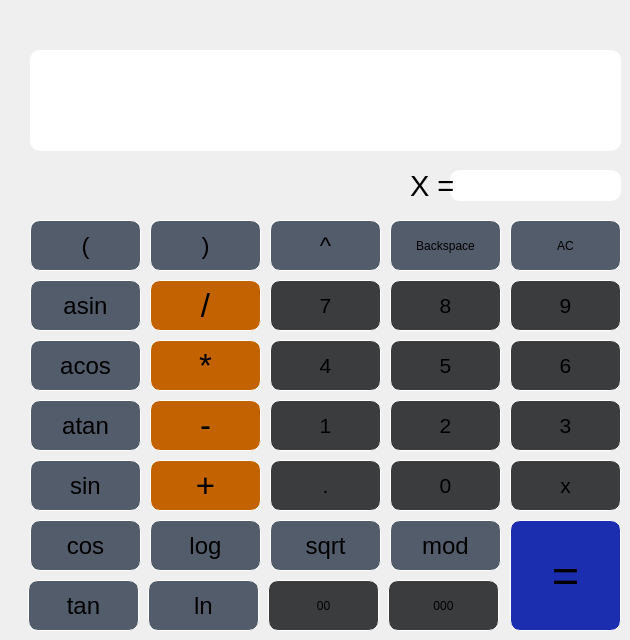
    <widget class="QWidget" name="tab_2">
     <attribute name="title">
      <string>Калькулятор</string>
     </attribute>
     <widget class="QLineEdit" name="lineEdit">
      <property name="geometry">
       <rect>
        <x>30</x>
        <y>50</y>
        <width>591</width>
        <height>101</height>
       </rect>
      </property>
      <property name="font">
       <font>
        <pointsize>16</pointsize>
       </font>
      </property>
      <property name="styleSheet">
       <string notr="true">QLineEdit {
	background-color : white;
	color: black;
	border-bottom: 1px solid white;
	border-radius: 10px;
}

</string>
      </property>
      <property name="text">
       <string/>
      </property>
      <property name="alignment">
       <set>Qt::AlignRight|Qt::AlignTrailing|Qt::AlignVCenter</set>
      </property>
     </widget>
     <widget class="QLineEdit" name="lineEdit_X">
      <property name="geometry">
       <rect>
        <x>450</x>
        <y>170</y>
        <width>171</width>
        <height>31</height>
       </rect>
      </property>
      <property name="font">
       <font>
        <pointsize>16</pointsize>
       </font>
      </property>
      <property name="styleSheet">
       <string notr="true">QLineEdit {
	background-color : white;
	color: black;
	border-bottom: 1px solid white;
	border-radius: 10px;
}

</string>
      </property>
      <property name="text">
       <string/>
      </property>
      <property name="alignment">
       <set>Qt::AlignRight|Qt::AlignTrailing|Qt::AlignVCenter</set>
      </property>
     </widget>
     <widget class="QLabel" name="label">
      <property name="geometry">
       <rect>
        <x>410</x>
        <y>170</y>
        <width>71</width>
        <height>31</height>
       </rect>
      </property>
      <property name="font">
       <font>
        <pointsize>22</pointsize>
       </font>
      </property>
      <property name="text">
       <string>X = </string>
      </property>
     </widget>
     <widget class="QPushButton" name="pushButton_csn">
      <property name="geometry">
       <rect>
        <x>30</x>
        <y>520</y>
        <width>111</width>
        <height>51</height>
       </rect>
      </property>
      <property name="font">
       <font>
        <pointsize>18</pointsize>
       </font>
      </property>
      <property name="styleSheet">
       <string notr="true">QPushButton {
	background-color: rgb(83, 92, 107);
	border: 1px solid white;
	border-radius: 10px;
}
QPushButton:pressed {
	background-color: qlineargradient(x1: 0, y1: 0, x2: 0, y2: 1, stop: 0 #BEBEBE, stop: 1 #D7D7D7);
}</string>
      </property>
      <property name="text">
       <string>cos</string>
      </property>
     </widget>
     <widget class="QPushButton" name="pushButton_sectBr">
      <property name="geometry">
       <rect>
        <x>150</x>
        <y>220</y>
        <width>111</width>
        <height>51</height>
       </rect>
      </property>
      <property name="font">
       <font>
        <pointsize>18</pointsize>
       </font>
      </property>
      <property name="styleSheet">
       <string notr="true">QPushButton {
	background-color: rgb(83, 92, 107);
	border: 1px solid white;
	border-radius: 10px;
}
QPushButton:pressed {
	background-color: qlineargradient(x1: 0, y1: 0, x2: 0, y2: 1, stop: 0 #BEBEBE, stop: 1 #D7D7D7);
}</string>
      </property>
      <property name="text">
       <string>)</string>
      </property>
     </widget>
     <widget class="QPushButton" name="pushButton_point">
      <property name="geometry">
       <rect>
        <x>270</x>
        <y>460</y>
        <width>111</width>
        <height>51</height>
       </rect>
      </property>
      <property name="font">
       <font>
        <pointsize>16</pointsize>
       </font>
      </property>
      <property name="styleSheet">
       <string notr="true">QPushButton {
	background-color: rgb(59, 60, 61);
	border: 1px solid white;
	border-radius: 10px;
}
QPushButton:pressed {
	background-color: qlineargradient(x1: 0, y1: 0, x2: 0, y2: 1, stop: 0 #BEBEBE, stop: 1 #D7D7D7);
}</string>
      </property>
      <property name="text">
       <string>.</string>
      </property>
     </widget>
     <widget class="QPushButton" name="pushButton_atn">
      <property name="geometry">
       <rect>
        <x>30</x>
        <y>400</y>
        <width>111</width>
        <height>51</height>
       </rect>
      </property>
      <property name="font">
       <font>
        <pointsize>18</pointsize>
       </font>
      </property>
      <property name="styleSheet">
       <string notr="true">QPushButton {
	background-color: rgb(83, 92, 107);
	border: 1px solid white;
	border-radius: 10px;
}
QPushButton:pressed {
	background-color: qlineargradient(x1: 0, y1: 0, x2: 0, y2: 1, stop: 0 #BEBEBE, stop: 1 #D7D7D7);
}</string>
      </property>
      <property name="text">
       <string>atan</string>
      </property>
     </widget>
     <widget class="QPushButton" name="pushButton_mod">
      <property name="geometry">
       <rect>
        <x>390</x>
        <y>520</y>
        <width>111</width>
        <height>51</height>
       </rect>
      </property>
      <property name="font">
       <font>
        <pointsize>18</pointsize>
       </font>
      </property>
      <property name="styleSheet">
       <string notr="true">QPushButton {
	background-color: rgb(83, 92, 107);
	border: 1px solid white;
	border-radius: 10px;
}
QPushButton:pressed {
	background-color: qlineargradient(x1: 0, y1: 0, x2: 0, y2: 1, stop: 0 #BEBEBE, stop: 1 #D7D7D7);
}</string>
      </property>
      <property name="text">
       <string>mod</string>
      </property>
     </widget>
     <widget class="QPushButton" name="pushButton_0">
      <property name="geometry">
       <rect>
        <x>390</x>
        <y>460</y>
        <width>111</width>
        <height>51</height>
       </rect>
      </property>
      <property name="font">
       <font>
        <pointsize>16</pointsize>
       </font>
      </property>
      <property name="styleSheet">
       <string notr="true">QPushButton {
	background-color: rgb(59, 60, 61);
	border: 1px solid white;
	border-radius: 10px;
}
QPushButton:pressed {
	background-color: qlineargradient(x1: 0, y1: 0, x2: 0, y2: 1, stop: 0 #BEBEBE, stop: 1 #D7D7D7);
}</string>
      </property>
      <property name="text">
       <string>0</string>
      </property>
     </widget>
     <widget class="QPushButton" name="pushButton_mul">
      <property name="geometry">
       <rect>
        <x>150</x>
        <y>340</y>
        <width>111</width>
        <height>51</height>
       </rect>
      </property>
      <property name="font">
       <font>
        <pointsize>25</pointsize>
       </font>
      </property>
      <property name="styleSheet">
       <string notr="true">QPushButton {
	background-color: rgb(194, 98, 0);
	border: 1px solid white;
	border-radius: 10px;
}
QPushButton:pressed {
	background-color: qlineargradient(x1: 0, y1: 0, x2: 0, y2: 1, stop: 0 #BEBEBE, stop: 1 #D7D7D7);
}</string>
      </property>
      <property name="text">
       <string>*</string>
      </property>
     </widget>
     <widget class="QPushButton" name="pushButton_sin">
      <property name="geometry">
       <rect>
        <x>30</x>
        <y>460</y>
        <width>111</width>
        <height>51</height>
       </rect>
      </property>
      <property name="font">
       <font>
        <pointsize>18</pointsize>
       </font>
      </property>
      <property name="styleSheet">
       <string notr="true">QPushButton {
	background-color: rgb(83, 92, 107);
	border: 1px solid white;
	border-radius: 10px;
}
QPushButton:pressed {
	background-color: qlineargradient(x1: 0, y1: 0, x2: 0, y2: 1, stop: 0 #BEBEBE, stop: 1 #D7D7D7);
}</string>
      </property>
      <property name="text">
       <string>sin</string>
      </property>
     </widget>
     <widget class="QPushButton" name="pushButton_scale">
      <property name="geometry">
       <rect>
        <x>270</x>
        <y>220</y>
        <width>111</width>
        <height>51</height>
       </rect>
      </property>
      <property name="font">
       <font>
        <pointsize>18</pointsize>
       </font>
      </property>
      <property name="styleSheet">
       <string notr="true">QPushButton {
	background-color: rgb(83, 92, 107);
	border: 1px solid white;
	border-radius: 10px;
}
QPushButton:pressed {
	background-color: qlineargradient(x1: 0, y1: 0, x2: 0, y2: 1, stop: 0 #BEBEBE, stop: 1 #D7D7D7);
}</string>
      </property>
      <property name="text">
       <string>^</string>
      </property>
     </widget>
     <widget class="QPushButton" name="pushButton_X">
      <property name="geometry">
       <rect>
        <x>510</x>
        <y>460</y>
        <width>111</width>
        <height>51</height>
       </rect>
      </property>
      <property name="font">
       <font>
        <pointsize>16</pointsize>
       </font>
      </property>
      <property name="styleSheet">
       <string notr="true">QPushButton {
	background-color: rgb(59, 60, 61);
	border: 1px solid white;
	border-radius: 10px;
}
QPushButton:pressed {
	background-color: qlineargradient(x1: 0, y1: 0, x2: 0, y2: 1, stop: 0 #BEBEBE, stop: 1 #D7D7D7);
}</string>
      </property>
      <property name="text">
       <string>x</string>
      </property>
     </widget>
     <widget class="QPushButton" name="pushButton_asn">
      <property name="geometry">
       <rect>
        <x>30</x>
        <y>280</y>
        <width>111</width>
        <height>51</height>
       </rect>
      </property>
      <property name="font">
       <font>
        <pointsize>18</pointsize>
        <italic>false</italic>
        <bold>false</bold>
        <underline>false</underline>
        <strikeout>false</strikeout>
       </font>
      </property>
      <property name="styleSheet">
       <string notr="true">QPushButton {
	background-color: rgb(83, 92, 107);
	border: 1px solid white;
	border-radius: 10px;
}
QPushButton:pressed {
	background-color: qlineargradient(x1: 0, y1: 0, x2: 0, y2: 1, stop: 0 #BEBEBE, stop: 1 #D7D7D7);
}</string>
      </property>
      <property name="text">
       <string>asin</string>
      </property>
     </widget>
     <widget class="QPushButton" name="pushButton_sqrt">
      <property name="geometry">
       <rect>
        <x>270</x>
        <y>520</y>
        <width>111</width>
        <height>51</height>
       </rect>
      </property>
      <property name="font">
       <font>
        <pointsize>18</pointsize>
       </font>
      </property>
      <property name="styleSheet">
       <string notr="true">QPushButton {
	background-color: rgb(83, 92, 107);
	border: 1px solid white;
	border-radius: 10px;
}
QPushButton:pressed {
	background-color: qlineargradient(x1: 0, y1: 0, x2: 0, y2: 1, stop: 0 #BEBEBE, stop: 1 #D7D7D7);
}</string>
      </property>
      <property name="text">
       <string>sqrt</string>
      </property>
     </widget>
     <widget class="QPushButton" name="pushButton_8">
      <property name="geometry">
       <rect>
        <x>390</x>
        <y>280</y>
        <width>111</width>
        <height>51</height>
       </rect>
      </property>
      <property name="font">
       <font>
        <pointsize>16</pointsize>
       </font>
      </property>
      <property name="styleSheet">
       <string notr="true">QPushButton {
	background-color: rgb(59, 60, 61);
	border: 1px solid white;
	border-radius: 10px;
}
QPushButton:pressed {
	background-color: qlineargradient(x1: 0, y1: 0, x2: 0, y2: 1, stop: 0 #BEBEBE, stop: 1 #D7D7D7);
}</string>
      </property>
      <property name="text">
       <string>8</string>
      </property>
     </widget>
     <widget class="QPushButton" name="pushButton_7">
      <property name="geometry">
       <rect>
        <x>270</x>
        <y>280</y>
        <width>111</width>
        <height>51</height>
       </rect>
      </property>
      <property name="font">
       <font>
        <pointsize>16</pointsize>
       </font>
      </property>
      <property name="styleSheet">
       <string notr="true">QPushButton {
	background-color: rgb(59, 60, 61);
	border: 1px solid white;
	border-radius: 10px;
}
QPushButton:pressed {
	background-color: qlineargradient(x1: 0, y1: 0, x2: 0, y2: 1, stop: 0 #BEBEBE, stop: 1 #D7D7D7);
}</string>
      </property>
      <property name="text">
       <string>7</string>
      </property>
     </widget>
     <widget class="QPushButton" name="pushButton_minus">
      <property name="geometry">
       <rect>
        <x>150</x>
        <y>400</y>
        <width>111</width>
        <height>51</height>
       </rect>
      </property>
      <property name="font">
       <font>
        <pointsize>25</pointsize>
       </font>
      </property>
      <property name="styleSheet">
       <string notr="true">QPushButton {
	background-color: rgb(194, 98, 0);
	border: 1px solid white;
	border-radius: 10px;
}
QPushButton:pressed {
	background-color: qlineargradient(x1: 0, y1: 0, x2: 0, y2: 1, stop: 0 #BEBEBE, stop: 1 #D7D7D7);
}</string>
      </property>
      <property name="text">
       <string>-</string>
      </property>
     </widget>
     <widget class="QPushButton" name="pushButton_BacSpc">
      <property name="geometry">
       <rect>
        <x>390</x>
        <y>220</y>
        <width>111</width>
        <height>51</height>
       </rect>
      </property>
      <property name="styleSheet">
       <string notr="true">QPushButton {
	background-color: rgb(83, 92, 107);
	border: 1px solid white;
	border-radius: 10px;
}
QPushButton:pressed {
	background-color: qlineargradient(x1: 0, y1: 0, x2: 0, y2: 1, stop: 0 #BEBEBE, stop: 1 #D7D7D7);
}</string>
      </property>
      <property name="text">
       <string>Backspace</string>
      </property>
     </widget>
     <widget class="QPushButton" name="pushButton_9">
      <property name="geometry">
       <rect>
        <x>510</x>
        <y>280</y>
        <width>111</width>
        <height>51</height>
       </rect>
      </property>
      <property name="font">
       <font>
        <pointsize>16</pointsize>
       </font>
      </property>
      <property name="styleSheet">
       <string notr="true">QPushButton {
	background-color: rgb(59, 60, 61);
	border: 1px solid white;
	border-radius: 10px;
}
QPushButton:pressed {
	background-color: qlineargradient(x1: 0, y1: 0, x2: 0, y2: 1, stop: 0 #BEBEBE, stop: 1 #D7D7D7);
}</string>
      </property>
      <property name="text">
       <string>9</string>
      </property>
     </widget>
     <widget class="QPushButton" name="pushButton_acsn">
      <property name="geometry">
       <rect>
        <x>30</x>
        <y>340</y>
        <width>111</width>
        <height>51</height>
       </rect>
      </property>
      <property name="font">
       <font>
        <pointsize>18</pointsize>
       </font>
      </property>
      <property name="styleSheet">
       <string notr="true">QPushButton {
	background-color: rgb(83, 92, 107);
	border: 1px solid white;
	border-radius: 10px;
}
QPushButton:pressed {
	background-color: qlineargradient(x1: 0, y1: 0, x2: 0, y2: 1, stop: 0 #BEBEBE, stop: 1 #D7D7D7);
}</string>
      </property>
      <property name="text">
       <string>acos</string>
      </property>
     </widget>
     <widget class="QPushButton" name="pushButton_3">
      <property name="geometry">
       <rect>
        <x>510</x>
        <y>400</y>
        <width>111</width>
        <height>51</height>
       </rect>
      </property>
      <property name="font">
       <font>
        <pointsize>16</pointsize>
       </font>
      </property>
      <property name="styleSheet">
       <string notr="true">QPushButton {
	background-color: rgb(59, 60, 61);
	border: 1px solid white;
	border-radius: 10px;
}
QPushButton:pressed {
	background-color: qlineargradient(x1: 0, y1: 0, x2: 0, y2: 1, stop: 0 #BEBEBE, stop: 1 #D7D7D7);
}</string>
      </property>
      <property name="text">
       <string>3</string>
      </property>
     </widget>
     <widget class="QPushButton" name="pushButton_frBrac">
      <property name="geometry">
       <rect>
        <x>30</x>
        <y>220</y>
        <width>111</width>
        <height>51</height>
       </rect>
      </property>
      <property name="font">
       <font>
        <pointsize>18</pointsize>
       </font>
      </property>
      <property name="styleSheet">
       <string notr="true">QPushButton {
	background-color: rgb(83, 92, 107);
	border: 1px solid white;
	border-radius: 10px;
}
QPushButton:pressed {
	background-color: qlineargradient(x1: 0, y1: 0, x2: 0, y2: 1, stop: 0 #BEBEBE, stop: 1 #D7D7D7);
}</string>
      </property>
      <property name="text">
       <string>(</string>
      </property>
     </widget>
     <widget class="QPushButton" name="pushButton_2">
      <property name="geometry">
       <rect>
        <x>390</x>
        <y>400</y>
        <width>111</width>
        <height>51</height>
       </rect>
      </property>
      <property name="font">
       <font>
        <pointsize>16</pointsize>
       </font>
      </property>
      <property name="styleSheet">
       <string notr="true">QPushButton {
	background-color: rgb(59, 60, 61);
	border: 1px solid white;
	border-radius: 10px;
}
QPushButton:pressed {
	background-color: qlineargradient(x1: 0, y1: 0, x2: 0, y2: 1, stop: 0 #BEBEBE, stop: 1 #D7D7D7);
}</string>
      </property>
      <property name="text">
       <string>2</string>
      </property>
     </widget>
     <widget class="QPushButton" name="pushButton_rez">
      <property name="geometry">
       <rect>
        <x>510</x>
        <y>520</y>
        <width>111</width>
        <height>111</height>
       </rect>
      </property>
      <property name="font">
       <font>
        <pointsize>35</pointsize>
       </font>
      </property>
      <property name="styleSheet">
       <string notr="true">QPushButton {
	background-color: rgb(27, 46, 175);
	border: 1px solid white;
	border-radius: 10px;
}
QPushButton:pressed {
	background-color: qlineargradient(x1: 0, y1: 0, x2: 0, y2: 1, stop: 0 #BEBEBE, stop: 1 #D7D7D7);
}</string>
      </property>
      <property name="text">
       <string>=</string>
      </property>
     </widget>
     <widget class="QPushButton" name="pushButton_1">
      <property name="geometry">
       <rect>
        <x>270</x>
        <y>400</y>
        <width>111</width>
        <height>51</height>
       </rect>
      </property>
      <property name="font">
       <font>
        <pointsize>16</pointsize>
       </font>
      </property>
      <property name="styleSheet">
       <string notr="true">QPushButton {
	background-color: rgb(59, 60, 61);
	border: 1px solid white;
	border-radius: 10px;
}
QPushButton:pressed {
	background-color: qlineargradient(x1: 0, y1: 0, x2: 0, y2: 1, stop: 0 #BEBEBE, stop: 1 #D7D7D7);
}</string>
      </property>
      <property name="text">
       <string>1</string>
      </property>
     </widget>
     <widget class="QPushButton" name="pushButton_div">
      <property name="geometry">
       <rect>
        <x>150</x>
        <y>280</y>
        <width>111</width>
        <height>51</height>
       </rect>
      </property>
      <property name="font">
       <font>
        <pointsize>25</pointsize>
       </font>
      </property>
      <property name="styleSheet">
       <string notr="true">QPushButton {
	
	background-color: rgb(194, 98, 0);
	border: 1px solid white;
	border-radius: 10px;
}
QPushButton:pressed {
	background-color: qlineargradient(x1: 0, y1: 0, x2: 0, y2: 1, stop: 0 #BEBEBE, stop: 1 #D7D7D7);
}</string>
      </property>
      <property name="text">
       <string>/</string>
      </property>
     </widget>
     <widget class="QPushButton" name="pushButton_pls">
      <property name="geometry">
       <rect>
        <x>150</x>
        <y>460</y>
        <width>111</width>
        <height>51</height>
       </rect>
      </property>
      <property name="font">
       <font>
        <pointsize>25</pointsize>
       </font>
      </property>
      <property name="styleSheet">
       <string notr="true">QPushButton {
	background-color: rgb(194, 98, 0);
	border: 1px solid white;
	border-radius: 10px;
}
QPushButton:pressed {
	background-color: qlineargradient(x1: 0, y1: 0, x2: 0, y2: 1, stop: 0 #BEBEBE, stop: 1 #D7D7D7);
}</string>
      </property>
      <property name="text">
       <string>+</string>
      </property>
     </widget>
     <widget class="QPushButton" name="pushButton_log">
      <property name="geometry">
       <rect>
        <x>150</x>
        <y>520</y>
        <width>111</width>
        <height>51</height>
       </rect>
      </property>
      <property name="font">
       <font>
        <pointsize>18</pointsize>
       </font>
      </property>
      <property name="styleSheet">
       <string notr="true">QPushButton {
	background-color: rgb(83, 92, 107);
	border: 1px solid white;
	border-radius: 10px;
}
QPushButton:pressed {
	background-color: qlineargradient(x1: 0, y1: 0, x2: 0, y2: 1, stop: 0 #BEBEBE, stop: 1 #D7D7D7);
}</string>
      </property>
      <property name="text">
       <string>log</string>
      </property>
     </widget>
     <widget class="QPushButton" name="pushButton_4">
      <property name="geometry">
       <rect>
        <x>270</x>
        <y>340</y>
        <width>111</width>
        <height>51</height>
       </rect>
      </property>
      <property name="font">
       <font>
        <pointsize>16</pointsize>
       </font>
      </property>
      <property name="styleSheet">
       <string notr="true">QPushButton {
	background-color: rgb(59, 60, 61);
	border: 1px solid white;
	border-radius: 10px;
}
QPushButton:pressed {
	background-color: qlineargradient(x1: 0, y1: 0, x2: 0, y2: 1, stop: 0 #BEBEBE, stop: 1 #D7D7D7);
}</string>
      </property>
      <property name="text">
       <string>4</string>
      </property>
     </widget>
     <widget class="QPushButton" name="pushButton_AC">
      <property name="geometry">
       <rect>
        <x>510</x>
        <y>220</y>
        <width>111</width>
        <height>51</height>
       </rect>
      </property>
      <property name="styleSheet">
       <string notr="true">QPushButton {
	background-color: rgb(83, 92, 107);
	border: 1px solid white;
	border-radius: 10px;
}
QPushButton:pressed {
	background-color: qlineargradient(x1: 0, y1: 0, x2: 0, y2: 1, stop: 0 #BEBEBE, stop: 1 #D7D7D7);
}</string>
      </property>
      <property name="text">
       <string>AC</string>
      </property>
     </widget>
     <widget class="QPushButton" name="pushButton_6">
      <property name="geometry">
       <rect>
        <x>510</x>
        <y>340</y>
        <width>111</width>
        <height>51</height>
       </rect>
      </property>
      <property name="font">
       <font>
        <pointsize>16</pointsize>
       </font>
      </property>
      <property name="styleSheet">
       <string notr="true">QPushButton {
	background-color: rgb(59, 60, 61);
	border: 1px solid white;
	border-radius: 10px;
}
QPushButton:pressed {
	background-color: qlineargradient(x1: 0, y1: 0, x2: 0, y2: 1, stop: 0 #BEBEBE, stop: 1 #D7D7D7);
}</string>
      </property>
      <property name="text">
       <string>6</string>
      </property>
     </widget>
     <widget class="QPushButton" name="pushButton_5">
      <property name="geometry">
       <rect>
        <x>390</x>
        <y>340</y>
        <width>111</width>
        <height>51</height>
       </rect>
      </property>
      <property name="font">
       <font>
        <pointsize>16</pointsize>
       </font>
      </property>
      <property name="styleSheet">
       <string notr="true">QPushButton {
	background-color: rgb(59, 60, 61);
	border: 1px solid white;
	border-radius: 10px;
}
QPushButton:pressed {
	background-color: qlineargradient(x1: 0, y1: 0, x2: 0, y2: 1, stop: 0 #BEBEBE, stop: 1 #D7D7D7);
}</string>
      </property>
      <property name="text">
       <string>5</string>
      </property>
     </widget>
     <widget class="QPushButton" name="pushButton_ln">
      <property name="geometry">
       <rect>
        <x>148</x>
        <y>580</y>
        <width>111</width>
        <height>51</height>
       </rect>
      </property>
      <property name="font">
       <font>
        <pointsize>18</pointsize>
       </font>
      </property>
      <property name="styleSheet">
       <string notr="true">QPushButton {
	background-color: rgb(83, 92, 107);
	border: 1px solid white;
	border-radius: 10px;
}
QPushButton:pressed {
	background-color: qlineargradient(x1: 0, y1: 0, x2: 0, y2: 1, stop: 0 #BEBEBE, stop: 1 #D7D7D7);
}</string>
      </property>
      <property name="text">
       <string>ln</string>
      </property>
     </widget>
     <widget class="QPushButton" name="pushButton_tan">
      <property name="geometry">
       <rect>
        <x>28</x>
        <y>580</y>
        <width>111</width>
        <height>51</height>
       </rect>
      </property>
      <property name="font">
       <font>
        <pointsize>18</pointsize>
       </font>
      </property>
      <property name="autoFillBackground">
       <bool>false</bool>
      </property>
      <property name="styleSheet">
       <string notr="true">QPushButton {
	background-color: rgb(83, 92, 107);
	border: 1px solid white;
	border-radius: 10px;
}
QPushButton:pressed {
	background-color: qlineargradient(x1: 0, y1: 0, x2: 0, y2: 1, stop: 0 #BEBEBE, stop: 1 #D7D7D7);
}</string>
      </property>
      <property name="text">
       <string>tan</string>
      </property>
     </widget>
     <widget class="QPushButton" name="pushButton_00">
      <property name="geometry">
       <rect>
        <x>268</x>
        <y>580</y>
        <width>111</width>
        <height>51</height>
       </rect>
      </property>
      <property name="styleSheet">
       <string notr="true">QPushButton {
	background-color: rgb(59, 60, 61);
	border: 1px solid white;
	border-radius: 10px;
}
QPushButton:pressed {
	background-color: qlineargradient(x1: 0, y1: 0, x2: 0, y2: 1, stop: 0 #BEBEBE, stop: 1 #D7D7D7);
}</string>
      </property>
      <property name="text">
       <string>00</string>
      </property>
     </widget>
     <widget class="QPushButton" name="pushButton_000">
      <property name="geometry">
       <rect>
        <x>388</x>
        <y>580</y>
        <width>111</width>
        <height>51</height>
       </rect>
      </property>
      <property name="styleSheet">
       <string notr="true">QPushButton {
	background-color: rgb(59, 60, 61);
	border: 1px solid white;
	border-radius: 10px;
}
QPushButton:pressed {
	background-color: qlineargradient(x1: 0, y1: 0, x2: 0, y2: 1, stop: 0 #BEBEBE, stop: 1 #D7D7D7);
}</string>
      </property>
      <property name="text">
       <string>000</string>
      </property>
     </widget>
    </widget>
